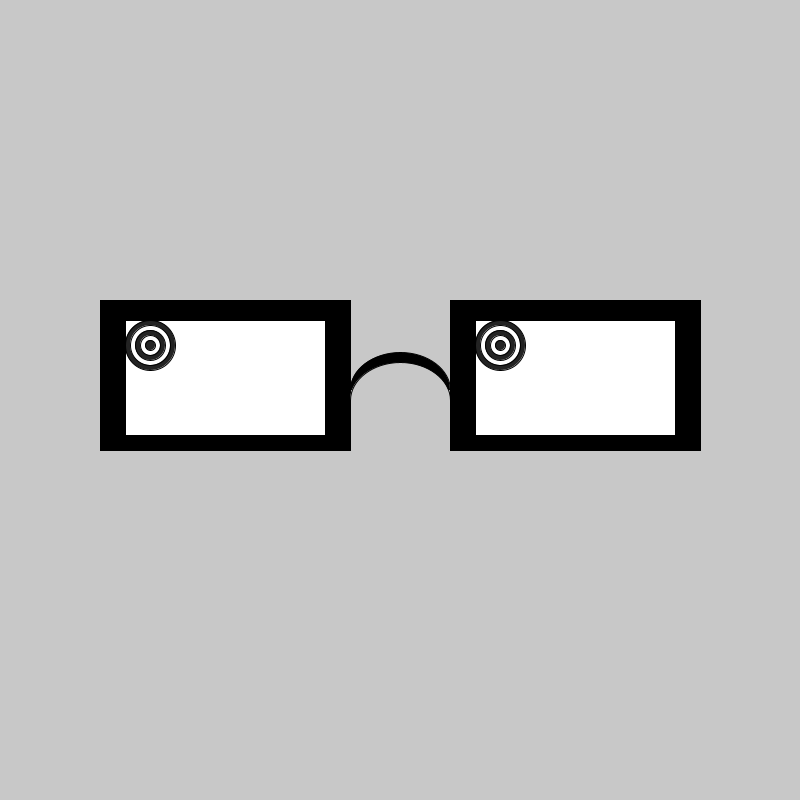
Frame 1 (no input)
Frame 60 (the mouse pressed at the canvas centre just before this capture): identical to frame 1, image omitted
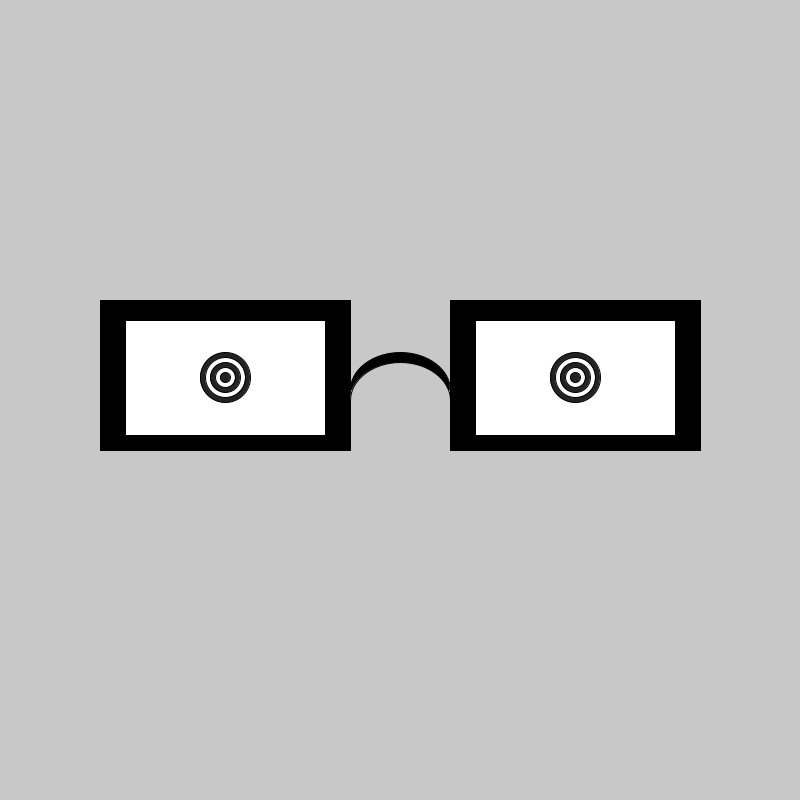
Frame 120 (the mouse held since frame 60 and released just before this capture)

The Processing sketch that drew these frames (run headless with seeded random() and noise(); from frame 60 on, the mouse is pressed at the canvas centre):

// Processing sketch: processing_51036
// ── processing_51036.pde


int startThirdEye = 2000;
int endThirdEye = 12000;
int timeReset = 0;
int blinkReset = 2050;
float angle = 0;
int ctr = 0;
String ls = "sungl";
String rs = "ASSES";

void setup (){
  size (800, 800);
  smooth();
  
  float x = width/2;
  float y = height/2;
  makeGlasses(x, y);
}

void draw (){
  background (200);
  float x = width/2;
  float y = height/2;
  makeGlasses(x, y);
/*  int currentTime = millis();
  println(currentTime);
  if (currentTime > startThirdEye) {
      fill(0);
  rect(width/2 - 275, height/2 - 80, 200, 115);
  rect(width/2 + 75, height/2 - 80, 200, 115);
  
} else if (currentTime > blinkReset) {
    currentTime -= startThirdEye;
    fill(255);
    rect(width/2 - 275, height/2 - 80, 200, 115);
    rect(width/2 + 75, height/2 - 80, 200, 115);
    currentTime = timeReset;
  } else {*/
  if (mousePressed && (mouseButton == LEFT)){
    glassWrite(ls, rs, 64);
  }else{
  // redraw the white rectangle backgrounds
  fill(255);
  rect(width/2 - 275, height/2 - 80, 200, 115);
  rect(width/2 + 75, height/2 - 80, 200, 115);
  float lx = map(mouseX, 0, width, 150, 300); 
  float ly = map(mouseY, 0, height, 345, 410);
  float rx = map(mouseX, 0, width, 500, 650); 
  float ry = map(mouseY, 0, height, 345, 410);
   eye (lx, ly);
   eye (rx, ry);

  
  }
//  }
}

void eye (float x, float y) {
  pushMatrix();
  if (mousePressed && (mouseButton == CENTER)){
    translate(mouseX, mouseY);
  } else{
    translate(x, y);
  }
    if (mousePressed && (mouseButton == RIGHT)){
      fill(0, 0, 255, random(255));
    float loop = 50f/random(1,50);
   for (int i = 50; i > 1; i-= loop){
     strokeWeight(.1);
     ellipse (0, 0, i, i);
     rotate(random(TWO_PI));
     fill(random(255), random(255), random(255), random(255));
   }  
    }else{
    int ctr = 1;
    for (int i = 50; i > 0; i -= 10){
     if (ctr == 0){ 
       fill(255);
       ctr ++;
     } else {
       fill (0, 220);
       ctr = 0;
     } 
     ellipse (0, 0, i, i);
    }
    }
    popMatrix();
  if (mousePressed && (mouseButton == CENTER)){
    glassWrite("WTF", "Cyclops", 50);
  }
}

void makeGlasses(float x, float y){
  fill(0);
  rect(x - 300, y - 100, 250, 150);
  rect(x + 50, y - 100, 250, 150);
  fill(255);
  rect(x - 275, y - 80, 200, 115);
  rect(x + 75, y - 80, 200, 115);
  fill(0);
  arc(x, y - 10, 100, 75, PI, TWO_PI);
  fill(200);
  arc(x, y, 100, 75, PI, TWO_PI);
}

void glassWrite(String ls, String rs, int size){
fill(0);
  rect(width/2 - 275, height/2 - 80, 200, 115);
  rect(width/2 + 75, height/2 - 80, 200, 115);
  fill(255);
  textSize(size);
  text(ls, width/2 - 275, height/2);
  text(rs, width/2 + 75, height/2);
}


void openThirdEye () {
  pushMatrix();
    translate(width/2, height/2 - 200);
    beginShape();
      for (int i=0; i<360; i++){
        int r = 50;
    float x = cos( radians(i) ) *r;
    float y = sin( radians(i) ) *r;
      vertex (x,y);
      }
    endShape();
  popMatrix();
}

void closeThirdEye () {
  pushMatrix();
    ellipse (50, 50, 10, 10);
  popMatrix();
}
